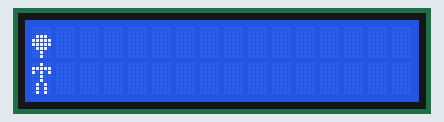
This sketch was run on a simulated Arduino Uno, built with avr-gcc and run on an emulated ATmega328P. Parts: 16×2 character LCD.

Above: at 0.1 s.
At 1.8 s:
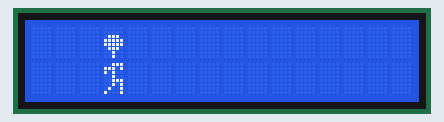
At 3.0 s:
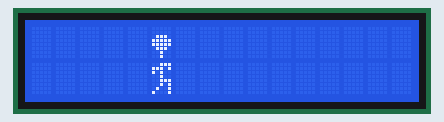
At 6.1 s:
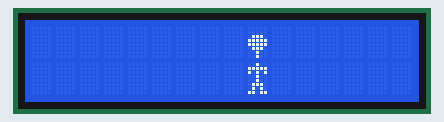
At 11.7 s:
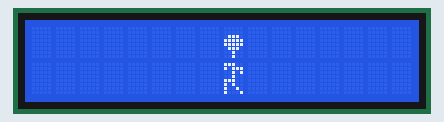
At 17.7 s:
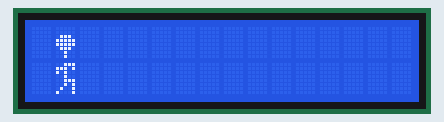

Measured:
- by itself, everything shown: repeats every 17.1 s, in 29 steps
- what the display in image 1 shows lasts 0.7 s, from 1.8 s to 2.5 s

The sketch:

Pushpa_Dance.ino
```cpp
#include <LiquidCrystal.h>

const int rs = 8, en = 9, d4 = 4, d5 = 5, d6 = 6, d7 = 7;
LiquidCrystal lcd(rs, en, d4, d5, d6, d7);

byte head[] = {
  B00000,
  B00000,
  B01110,
  B11111,
  B11111,
  B01110,
  B00100,
  B00100
};

byte straightLeg[] = {
  B00100,
  B11111,
  B10101,
  B00100,
  B00100,
  B01010,
  B01010,
  B01010
};

byte rightLeg[] = {
  B00111,
  B11101,
  B10100,
  B00100,
  B00111,
  B00101,
  B01001,
  B10001
};

byte leftLeg[] = {
  B11100,
  B10111,
  B00101,
  B00100,
  B11100,
  B10100,
  B10010,
  B10001
};

byte chappalPosition[] = {
  B00100,
  B11111,
  B10101,
  B00100,
  B00100,
  B01110,
  B01010,
  B11011
};

int positionMan = 0;

void setup()
{
  // initialize LCD and set up the number of columns and rows:
  lcd.begin(16, 2);

  // create a new heart character
  lcd.createChar(0, head);
  lcd.createChar(1, straightLeg);
  lcd.createChar(2, rightLeg);
  lcd.createChar(3, leftLeg);
  lcd.createChar(4, chappalPosition);


  lcd.print("Hi");
  lcd.setCursor(0, 0);
  lcd.write(byte(0));
  lcd.setCursor(0, 1);
  lcd.write(byte(1));

  lcd.setCursor(1, 0);
  lcd.write(byte(0));
  lcd.setCursor(1, 1);
  lcd.write(byte(2));

}

void loop()
{

  for (int i = 0; i < 9; i++)
  {
    lcd.clear();
    lcd.setCursor(i, 0);
    lcd.write(byte(0));
    lcd.setCursor(i, 1);
    lcd.write(byte(1));
    delay(500);

    i++;

    lcd.clear();
    lcd.setCursor(i, 0);
    lcd.write(byte(0));
    lcd.setCursor(i, 1);
    lcd.write(byte(2));
    delay(700);

  }

  for (int  i = 0; i <= 4; i++)
  {
    lcd.setCursor(9, 1);
    lcd.write(byte(4));
    delay(500)  ;
    lcd.setCursor(9, 1);
    lcd.write(byte(1));
    delay(500)  ;
  }

  for (int i = 9; i >= 0; i--)
  {
    lcd.clear();
    lcd.setCursor(i, 0);
    lcd.write(byte(0));
    lcd.setCursor(i, 1);
    lcd.write(byte(1));
    delay(500);

    i--;

    lcd.clear();
    lcd.setCursor(i, 0);
    lcd.write(byte(0));
    lcd.setCursor(i, 1);
    lcd.write(byte(3));
    delay(700);
  }

}
```
